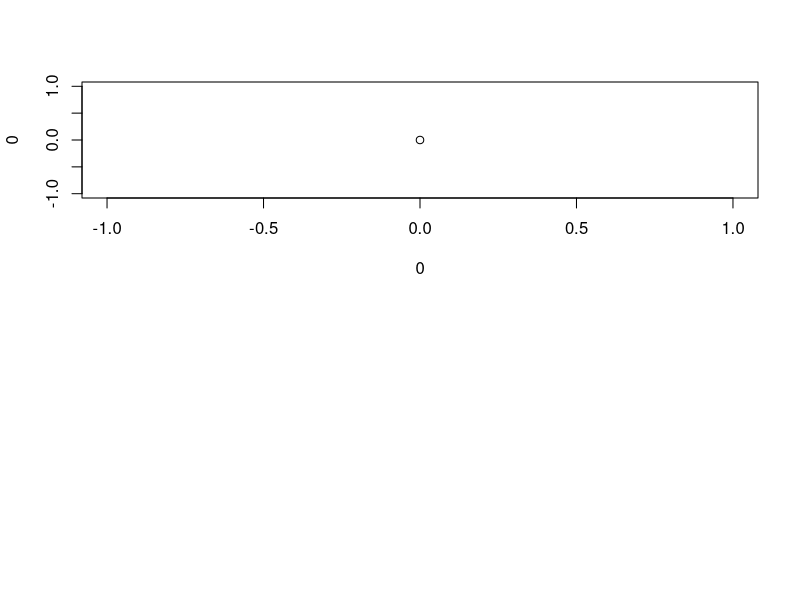

Recreate this plot in R. (Note: this script raises an error after producing the figure.)
rpkm_range = 255-255* log10(c(0,9999) + 1)/4

plot.new()
par(mfrow=c(2,1))
plot(0,0)
color.legend(0,0,1,1,c(0,9999),color.gradient(1,c(1,0),c(1,0)),gradient="y")
plot(0,0)
color.legend(0,0,1,1,c(-4,0,4),c(color.gradient(c(0,1),c(0,1),1),color.gradient(1,c(1,0),c(1,0))),gradient="y")
